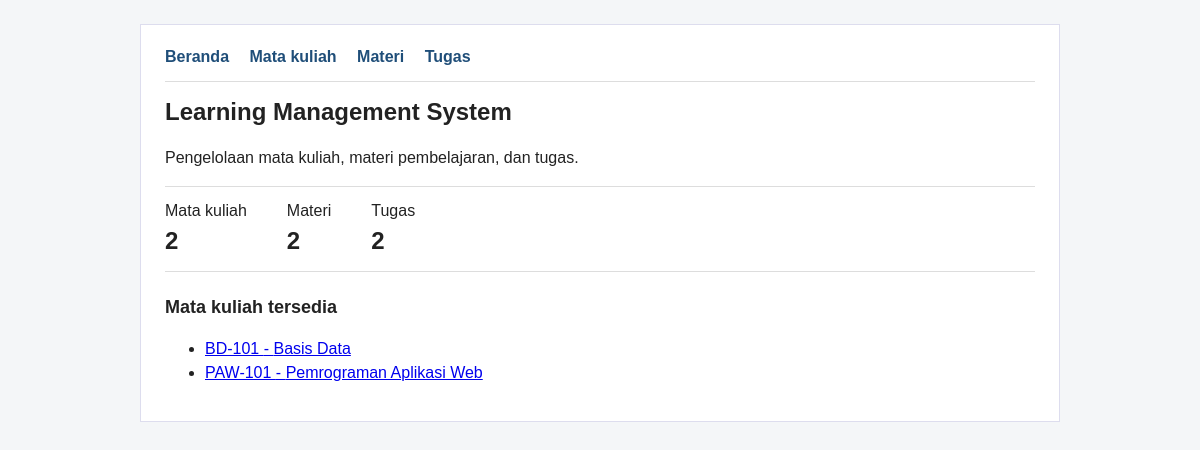
The page / on the database its author committed.
### tables this page shows
CREATE TABLE mata_kuliah (
    id INT UNSIGNED AUTO_INCREMENT PRIMARY KEY,
    kode VARCHAR(20) NOT NULL UNIQUE,
    nama VARCHAR(100) NOT NULL,
    dosen VARCHAR(100) NOT NULL,
    semester TINYINT UNSIGNED NOT NULL
);

### index.php (the view, shortened to what this page needs)
<?php
require 'koneksi.php';
function e($s) { return htmlspecialchars((string) $s, ENT_QUOTES, 'UTF-8'); }
$jumlah = [];
foreach (['mata_kuliah', 'materi', 'tugas'] as $tabel) {
    $jumlah[$tabel] = (int) $conn->query("SELECT COUNT(*) AS n FROM $tabel")->fetch_assoc()['n'];
}
$mkList = $conn->query('SELECT id, kode, nama FROM mata_kuliah ORDER BY nama')->fetch_all(MYSQLI_ASSOC);
?>
<!DOCTYPE html>
<html lang="id">
<head>
    <link rel="stylesheet" href="style.css">
</head>
<body>
<div class="container">
    <nav>
        <a href="index.php">Beranda</a>
        <a href="daftar_mata_kuliah.php">Mata kuliah</a>
        <a href="daftar_materi.php">Materi</a>
        <a href="daftar_tugas.php">Tugas</a>
    </nav>
    <hr>
    <h1>Learning Management System</h1>
    <p>Pengelolaan mata kuliah, materi pembelajaran, dan tugas.</p>
    <div class="stat">
        <div>Mata kuliah<strong><?= $jumlah['mata_kuliah'] ?></strong></div>
        <div>Materi<strong><?= $jumlah['materi'] ?></strong></div>
        <div>Tugas<strong><?= $jumlah['tugas'] ?></strong></div>
    </div>
    <h2>Mata kuliah tersedia</h2>
    <?php if (!$mkList): ?>
        <p class="kosong">Belum ada mata kuliah.</p>
    <?php else: ?>
        <ul>
            <?php foreach ($mkList as $m): ?>
                <li>
                    <a href="detail_mata_kuliah.php?id=<?= (int) $m['id'] ?>">
                        <?= e($m['kode']) ?> - <?= e($m['nama']) ?>
                    </a>
                </li>
            <?php endforeach; ?>
        </ul>
    <?php endif; ?>
</div>
</body>
</html>

### style.css (style rules this page uses)
* { box-sizing: border-box; }
body { font-family: Arial, Helvetica, sans-serif; color: #222; background: #f4f6f8; margin: 0; line-height: 1.5; }
.container { max-width: 920px; margin: 24px auto; padding: 20px 24px; background: #fff; border: 1px solid #dde; }
nav a { margin-right: 16px; color: #1f4e79; font-weight: bold; text-decoration: none; }
h1 { margin: 8px 0 4px; font-size: 24px; }
h2 { font-size: 18px; margin-top: 22px; }
hr { border: 0; border-top: 1px solid #ddd; margin: 12px 0; }
.stat { display: flex; gap: 40px; border-top: 1px solid #ddd; border-bottom: 1px solid #ddd; padding: 12px 0; margin: 14px 0; }
.stat strong { display: block; font-size: 24px; }

### rows shown on the page
mata_kuliah: kode "BD-101", nama "Basis Data"
mata_kuliah: kode "PAW-101", nama "Pemrograman Aplikasi Web"

### other values the page prints
$jumlah['mata_kuliah'] "2"
$jumlah['materi'] "2"
$jumlah['tugas'] "2"
